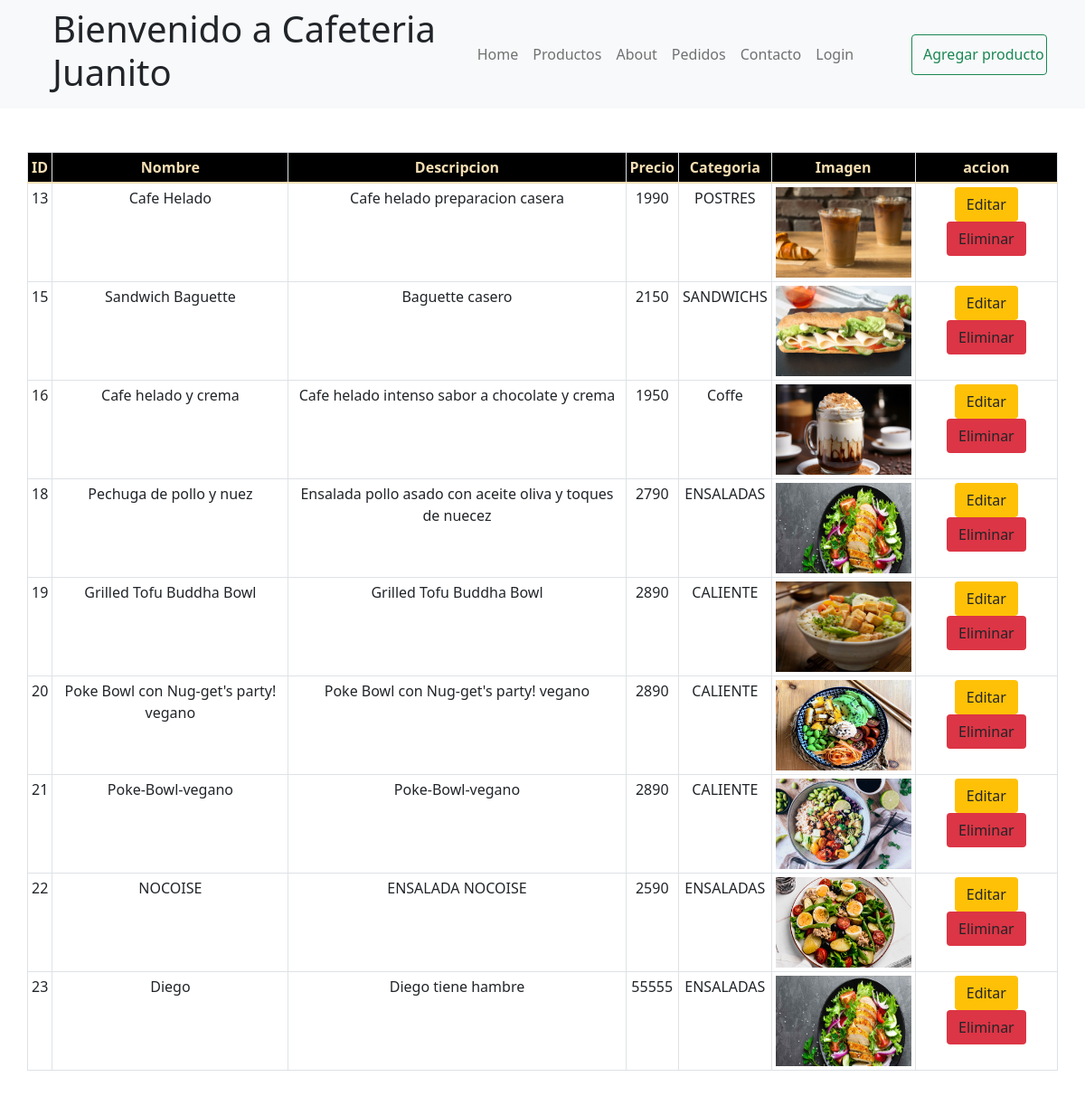
The app's page /coffe/BD/, older data.
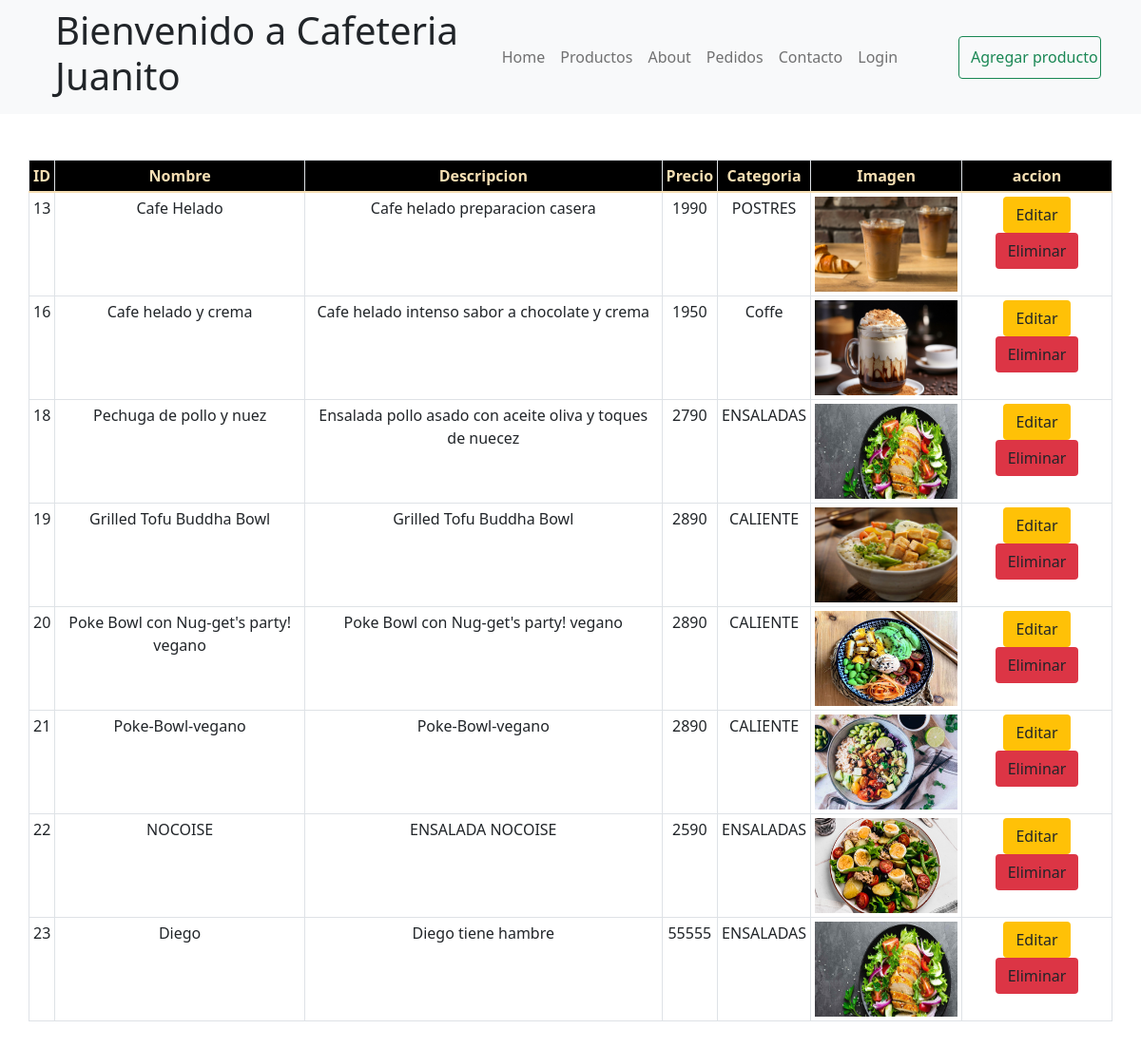
The same page, newer data.
### coffe/models.py (models this page shows, shortened)
class Producto(models.Model):
    id_producto=models.AutoField(db_column='idProd',primary_key=True)
    nombre=models.CharField(max_length=350)
    imagen=models.ImageField(upload_to='upload')
    descripcion=models.CharField(max_length=400)
    precio=models.IntegerField()
    fk_categoria=models.ForeignKey('Categoria',on_delete=models.CASCADE,db_column='idCate')

class Categoria(models.Model):
    id_categoria =models.AutoField(db_column='idCate',primary_key=True)
    nombre=models.CharField(max_length=35)
    def __str__(self):
        return str(self.nombre)

### coffe/views.py (the view)
# urls.py: path('BD/',views.list_prod,name='BD'),
def list_prod(request):
     orden = request.GET.get('orden', 'id_producto')
     productos = Producto.objects.all().order_by(orden)
     if request:
          if request.method == 'POST':
            form = FormProd(request.POST, request.FILES)
            if form.is_valid():
                form.save()
            return redirect('BD')
          form = FormProd()
     return render(request, 'coffe/listado_prod.html', {'productos': productos, 'form': form})

### coffe/templates/coffe/listado_prod.html (shortened to what this page needs)
{% load static %}
<!DOCTYPE html>
<html lang="en">
<head>
  <link rel="stylesheet" href="{% static '/css/form.add.lis.css'%}">
  <link rel="stylesheet" href="{% static '/css/bootstrap.min.css'%}">
  <link href="https://cdn.jsdelivr.net/npm/bootstrap@5.0.2/dist/css/bootstrap.min.css" rel="stylesheet"
>
</head>
<body>
  <nav class="navbar navbar-expand-lg navbar-light bg-light">
    <div class="container">
      {% if request.user.is_authenticated %}
        <h1>Bienvenido <span>{{request.user.username}}</span></h1>
        <div class="collapse navbar-collapse" id="navbars-rs-food">
          <ul class="navbar-nav ml-auto">
            <li class="nav-item "><a class="nav-link" href="{% url 'index' %}">Home</a></li>
            <li class="nav-item"><a class="nav-link  " href="{% url 'menu' %}">Productos</a></li>
            <li class="nav-item"><a class="nav-link" href="{% url 'pedidos' %}">Pedidos</a></li>
            <li class="nav-item"><a class="nav-link" href="{% url 'salir' %}">Salir</a></li>
          </ul>
        </div>
      {% else %}
        <h1>Bienvenido a Cafeteria Juanito </h1>
        <div class="collapse navbar-collapse" id="navbars-rs-food">
          <ul class="navbar-nav ml-auto">
             <li class="nav-item "><a class="nav-link" href="{% url 'index' %}">Home</a></li>
            <li class="nav-item"><a class="nav-link  " href="{% url 'menu' %}">Productos</a></li>
            <li class="nav-item"><a class="nav-link  " href="{% url 'about' %}">About</a></li>
            <li class="nav-item"><a class="nav-link" href="{% url 'pedidos' %}">Pedidos</a></li>
          <li class="nav-item"><a class="nav-link" href="{% url 'contacto' %}">Contacto</a></li>
            <li class="nav-item"><a class="nav-link" href="{% url 'login' %}">Login</a></li>
          </ul>
        </div>
      {% endif %}
  <button class="btn btn-outline-success" data-bs-toggle="modal" data-bs-target="#staticBackdropadd" id="btn-nav-add">Agregar
    producto</button>
    </div>
  </nav>
  <table class="table  table-bordered text-center my-5  table-sm container">
    <thead class="align-middle table-sm">
      <tr>
        <th>ID</th>
        <th>Nombre</th>
        <th>Descripcion</th>
        <th>Precio</th>
        <th>Categoria</th>
        <th>Imagen</th>
        <th>accion</th>
      </tr>
    </thead>
    <tbody class="align-middle ">
      {% for x in productos %}
      <tr>
        <td>{{x.id_producto}}</td>
        <td>{{x.nombre}}</td>
        <td>{{x.descripcion}}</td>
        <td>{{x.precio}}</td>
        <td>{{x.fk_categoria}}</td>
        <td><img src="{{x.imagen.url}}" width="150" height="100" alt=""></td>
        <td><a href="{% url 'editar' x.id_producto %}" class="btn bg-warning" data-bs-toggle="modal" data-bs-target="#staticBackdrop">Editar</a>
          <a href="{% url 'dele' x.id_producto  %}" class="btn bg-danger" id="t-btn-eliminar">Eliminar</a>
        </td>
      </tr>
      {% endfor %}
    </tbody>
  </table>
</body>
</html>

Row changes from the older to the newer data that the page shows:
removed Producto: id_producto "15", nombre "Sandwich Baguette", descripcion "Baguette casero", precio "2150", fk_categoria "SANDWICHS", imagen (picture)
